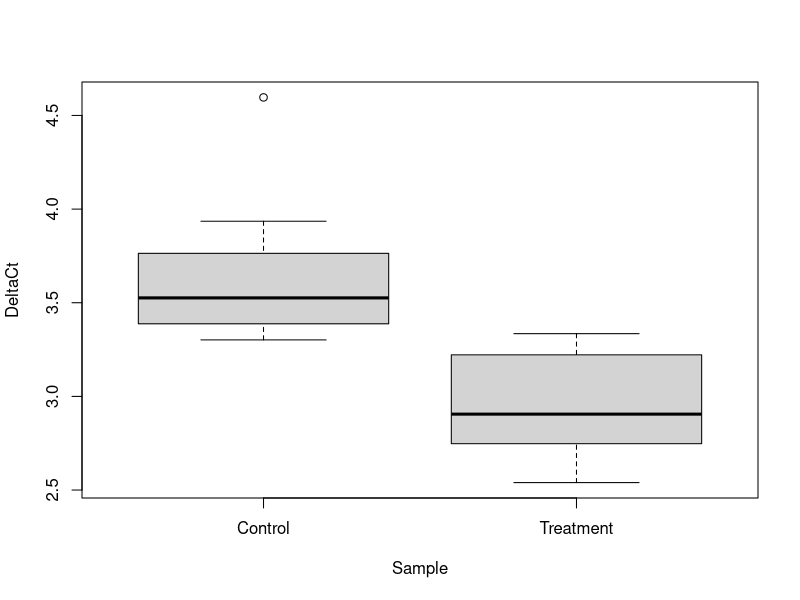

Write R code to recreate this figure.
# script1.R
#
# Example script for Omics course
#
# Alexander.Ploner@ki.se 2020-11-19

# Setup
setwd("Z:/OmicsDataAnalysis/Data")
ex1 <- read.table("qPCR.txt", header = TRUE, stringsAsFactors = TRUE)

# Check: seems to have worked
summary(ex1)

# There seems to be a difference, but also one rather large 
# control value
boxplot(DeltaCt ~ Sample, ex1)

# The mean difference seen in the boxplots is statisticall
# highly signficant
t.test(DeltaCt ~ Sample, ex1)

# Sensitivity analysis: what happens if we exclude the 
# potential outlier? Actually, even more significant:
# the mean difference is smaller, but also the standard
# deviation in the control group, leading to a larger
# test statistic!
ex2 <- subset(ex1, DeltaCt < 4)
summary(ex2)
t.test(DeltaCt ~ Sample, ex2)
